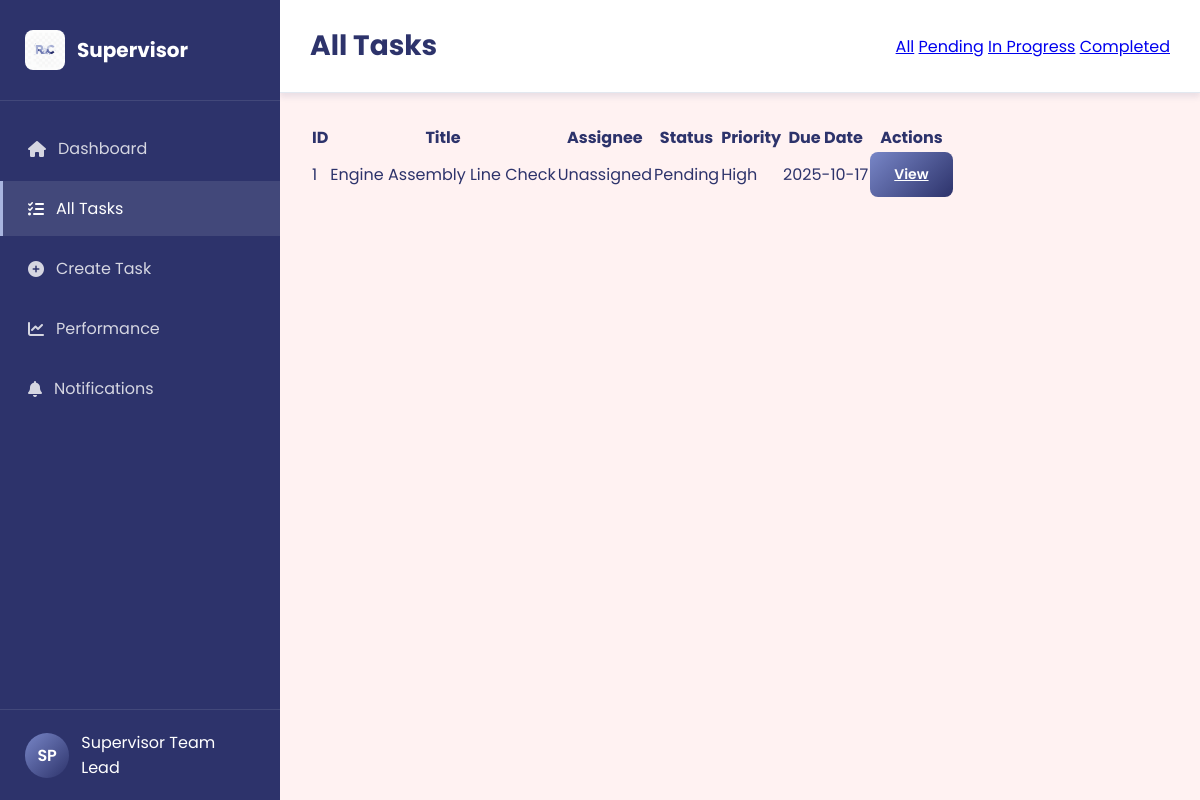
/supervisor/task_list (signed in), run on the app's committed database.
### application/models.py (models this page shows, shortened)
class Task(db.Model):
    __tablename__ = "tasks"
    id = db.Column(db.Integer, primary_key=True)
    name = db.Column(db.String(150), nullable=False)
    description = db.Column(db.Text, nullable=True)
    status = db.Column(db.String(50), default="pending")
    category = db.Column(db.String(50), nullable=True)
    priority = db.Column(db.String(20), default="medium")
    start_date = db.Column(db.Date, nullable=True)
    due_date = db.Column(db.Date, nullable=True)
    estimated_hours = db.Column(db.Integer, nullable=True)
    tags = db.Column(db.String(250), nullable=True)  # comma-separated tags
    assigned_worker_id = db.Column(db.Integer, db.ForeignKey("users.id"))
    created_by_supervisor_id = db.Column(db.Integer, db.ForeignKey("users.id"))
    assigned_worker = db.relationship("User", back_populates="tasks", foreign_keys=[assigned_worker_id])
    work_sessions = db.relationship("WorkSession", back_populates="task", cascade="all, delete-orphan")

### application/controllers.py (the view)
    @app.route("/supervisor/task_list")
    def task_list():
        if session.get("role") != "supervisor":
            flash("Unauthorized access.", "danger")
            return redirect(url_for("login"))
        status = request.args.get("status")
        tasks = Task.query.filter_by(status=status).all() if status else Task.query.all()
        return render_template("supervisor/task_list.html", tasks=tasks)

### templates/supervisor/task_list.html (shortened to what this page needs)
<!DOCTYPE html>
<html lang="en">
<head>
  <link rel="stylesheet" href="/static/supervisor/task_list.css" />
  <link rel="stylesheet" href="https://cdnjs.cloudflare.com/ajax/libs/font-awesome/6.4.0/css/all.min.css" />
</head>
<body>
  <div class="dashboard-container">
    <nav class="sidebar">
      <div class="sidebar-header">
        <div class="logo">
          <img src="../static/assests/logo.png" alt="Role-Craft" onerror="this.style.display='none'">
          <span>Supervisor</span>
        </div>
      </div>
      <ul class="sidebar-menu">
        <li><a href="{{ url_for('supervisor_dashboard') }}"><i class="fas fa-home"></i> Dashboard</a></li>
        <li class="active"><a href="{{ url_for('task_list') }}"><i class="fas fa-tasks"></i> All Tasks</a></li>
        <li><a href="{{ url_for('task_create') }}"><i class="fas fa-plus-circle"></i> Create Task</a></li>
        <li><a href="{{ url_for('worker_performance') }}"><i class="fas fa-chart-line"></i> Performance</a></li>
        <li><a href="{{ url_for('notifications_supervisor') }}"><i class="fas fa-bell"></i> Notifications</a></li>
      </ul>
      <div class="sidebar-footer">
        <div class="user-info">
          <div class="user-avatar">SP</div>
          <div class="user-details">
            <span class="user-name">Supervisor</span>
            <span class="user-role">Team Lead</span>
          </div>
        </div>
      </div>
    </nav>
    <main class="main-content">
      <header class="content-header">
        <h1>All Tasks</h1>
        <div class="filters">
          <a href="{{ url_for('task_list') }}">All</a>
          <a href="{{ url_for('task_list', status='pending') }}">Pending</a>
          <a href="{{ url_for('task_list', status='in-progress') }}">In Progress</a>
          <a href="{{ url_for('task_list', status='completed') }}">Completed</a>
        </div>
      </header>
      <div class="content-body">
        <table class="task-table">
          <thead>
            <tr>
              <th>ID</th>
              <th>Title</th>
              <th>Assignee</th>
              <th>Status</th>
              <th>Priority</th>
              <th>Due Date</th>
              <th>Actions</th>
            </tr>
          </thead>
          <tbody>
            {% for task in tasks %}
            <tr>
              <td>{{ task.id }}</td>
              <td>{{ task.name }}</td>
              <td>{{ task.assigned_worker.name if task.assigned_worker else 'Unassigned' }}</td>
              <td><span class="status-badge {{ task.status|lower }}">{{ task.status|capitalize }}</span></td>
              <td><span class="priority-badge {{ task.priority|lower }}">{{ task.priority|capitalize }}</span></td>
              <td>{{ task.due_date.strftime('%Y-%m-%d') if task.due_date else '—' }}</td>
              <td>
                <a href="{{ url_for('supervisor_task_details', task_id=task.id) }}"
                   class="btn btn-sm btn-primary">
                   View
                </a>
              </td>
            </tr>
            {% else %}
            <tr><td colspan="7">No tasks found.</td></tr>
            {% endfor %}
          </tbody>
        </table>
      </div>
    </main>
  </div>
</body>
</html>

### static/supervisor/task_list.css (style rules this page uses)
* { margin: 0; padding: 0; box-sizing: border-box; }
:root { --primary: #2D336B; --secondary: #7886C7; --accent: #A9B5DF; --background: #FFF2F2; --success: #4CAF50; --warning: #FF9800; --danger: #f44336; --text: #2D336B; --text-light: #7886C7; --border: #E2E8F0; --shadow: 0 4px 6px rgba(45, 51, 107, 0.1); }
body { font-family: 'Poppins', sans-serif; background: linear-gradient(135deg, #A9B5DF 0%, #7886C7 100%); color: var(--text); min-height: 100vh; }
.dashboard-container { display: flex; min-height: 100vh; }
.sidebar { width: 280px; background: var(--primary); color: white; display: flex; flex-direction: column; box-shadow: var(--shadow); }
.sidebar-header { padding: 30px 25px; border-bottom: 1px solid rgba(255, 255, 255, 0.1); }
.logo { display: flex; align-items: center; gap: 12px; font-size: 20px; font-weight: 700; }
.logo img { width: 40px; height: 40px; border-radius: 8px; }
.sidebar-menu { flex: 1; padding: 20px 0; }
.sidebar-menu li { list-style: none; margin-bottom: 5px; }
.sidebar-menu a { display: flex; align-items: center; gap: 12px; padding: 15px 25px; color: rgba(255, 255, 255, 0.8); text-decoration: none; transition: all 0.3s ease; border-left: 3px solid transparent; }
.sidebar-menu a:hover, .sidebar-menu li.active a { background: rgba(255, 255, 255, 0.1); color: white; border-left-color: var(--accent); }
.sidebar-footer { padding: 20px 25px; border-top: 1px solid rgba(255, 255, 255, 0.1); }
.user-info { display: flex; align-items: center; gap: 12px; }
.user-avatar { width: 45px; height: 45px; border-radius: 50%; background: linear-gradient(135deg, var(--secondary), var(--primary)); display: flex; align-items: center; justify-content: center; font-weight: 600; font-size: 16px; }
.main-content { flex: 1; background: var(--background); overflow-y: auto; }
.content-header { background: white; padding: 25px 30px; border-bottom: 1px solid var(--border); display: flex; justify-content: space-between; align-items: center; box-shadow: var(--shadow); }
.content-header h1 { font-size: 28px; font-weight: 700; color: var(--primary); }
.btn { padding: 12px 24px; border: none; border-radius: 8px; font-weight: 600; cursor: pointer; transition: all 0.3s ease; display: flex; align-items: center; gap: 8px; font-size: 14px; }
.btn-primary { background: linear-gradient(135deg, var(--secondary), var(--primary)); color: white; }
.content-body { padding: 30px; }

### data on the page
Task: id "1", name "Engine Assembly Line Check", assigned_worker "Unassigned", status "Pending", priority "High", due_date "2025-10-17"
